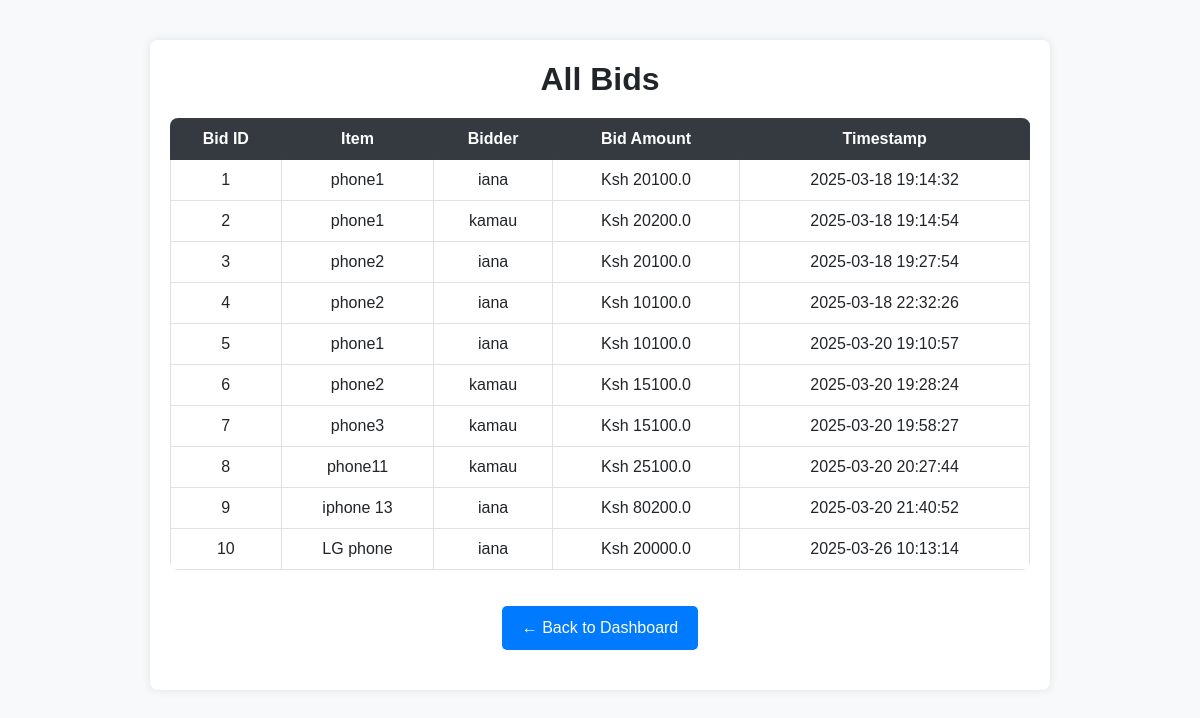
Page /admin/bids/all on the earlier database version.
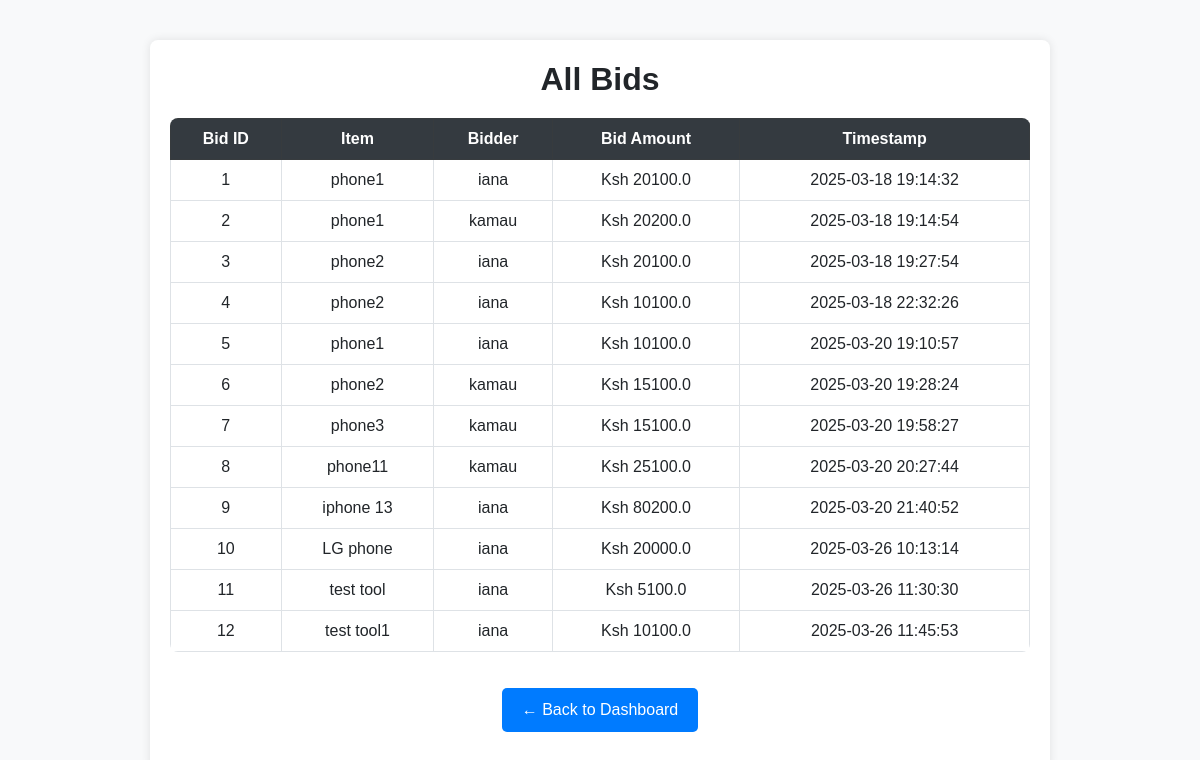
Same page on the later database version.
### models.py (models this page shows)
class Bid(db.Model):
    id = db.Column(db.Integer, primary_key=True)
    user_id = db.Column(db.Integer, db.ForeignKey('user.id'), nullable=False)
    auction_id = db.Column(db.Integer, db.ForeignKey('auction_item.id'), nullable=False)
    bid_amount = db.Column(db.Float, nullable=False)
    timestamp = db.Column(db.DateTime, default=datetime.now)
    user = db.relationship('User', backref='bids')

class AuctionItem(db.Model):
    id = db.Column(db.Integer, primary_key=True)
    title = db.Column(db.String(100), nullable=False)
    description = db.Column(db.Text, nullable=False)
    starting_price = db.Column(db.Float, nullable=False)
    image = db.Column(db.String(100), nullable=True)
    end_time = db.Column(db.DateTime(timezone=True), nullable=False, default=lambda: datetime.now(timezone.utc))
    bids = db.relationship('Bid', backref='auction_item', lazy=True)
    category = db.Column(db.String(50), nullable=False)  # New field for category
    additional_images = db.relationship('AdditionalImage', back_populates='auction_item', cascade="all, delete-orphan")
    serial_number = db.Column(db.String(50), nullable=True)
    model = db.Column(db.String(50), nullable=True)
    year_of_manufacture = db.Column(db.String(4), nullable=True)
    color = db.Column(db.String(30), nullable=True)
    primary_damage = db.Column(db.String(50), nullable=True)
    secondary_damage = db.Column(db.String(50), nullable=True)
    VIN = db.Column(db.String(17), nullable=True)
    odometer = db.Column(db.Integer, nullable=True)
    working = db.Column(db.String(10), nullable=True)  # Yes/No/Not Applicable
    sale_status = db.Column(db.String(20), default='Open')  # Open, Closed, or Sold

class User(UserMixin, db.Model):
    id = db.Column(db.Integer, primary_key=True)
    username = db.Column(db.String(50), unique=True, nullable=False)
    password = db.Column(db.String(100), nullable=False)
    is_admin = db.Column(db.Boolean, default=False)

### app.py (the view)
@app.route('/admin/bids/all')
def view_all_bids():
    bids = db.session.query(Bid, AuctionItem.title).join(User).join(AuctionItem).all()
    return render_template('view_all_bids.html', bids=bids)

### app.py (called while the page is built)
@app.context_processor
def inject_user_model():
    from models import User  # Import your User model here
    return dict(User=User)

### templates/view_all_bids.html (shortened to what this page needs)
<!DOCTYPE html>
<html lang="en">
<head>
    <link href="https://cdn.jsdelivr.net/npm/bootstrap@5.3.0/dist/css/bootstrap.min.css" rel="stylesheet">
</head>
<body>
<div class="container">
    <h2>All Bids</h2>
    <div class="table-responsive">
        <table class="table table-bordered table-hover">
            <thead class="table-dark">
                <tr>
                    <th>Bid ID</th>
                    <th>Item</th>
                    <th>Bidder</th>
                    <th>Bid Amount</th>
                    <th>Timestamp</th>
                </tr>
            </thead>
            <tbody>
                {% for bid in bids %}
                <tr>
                    <td>{{ bid.Bid.id }}</td>
                    <td>{{ bid.title }}</td>
                    <td>{{ bid.Bid.user.username }}</td>
                    <td>Ksh {{ bid.Bid.bid_amount|round(2) }}</td>
                    <td>{{ bid.Bid.timestamp.strftime('%Y-%m-%d %H:%M:%S') }}</td>
                </tr>
                {% endfor %}
            </tbody>
        </table>
    </div>
    <a href="{{ url_for('admin_bid_management') }}" class="btn-back">← Back to Dashboard</a>
</div>
</body>
</html>

Differences in the rows shown:
added Bid: Bid.id "11", title "test tool", Bid.user.username "iana", Bid.bid_amount "5100.0", Bid.timestamp "2025-03-26 11:30:30"
added Bid: Bid.id "12", title "test tool1", Bid.user.username "iana", Bid.bid_amount "10100.0", Bid.timestamp "2025-03-26 11:45:53"
